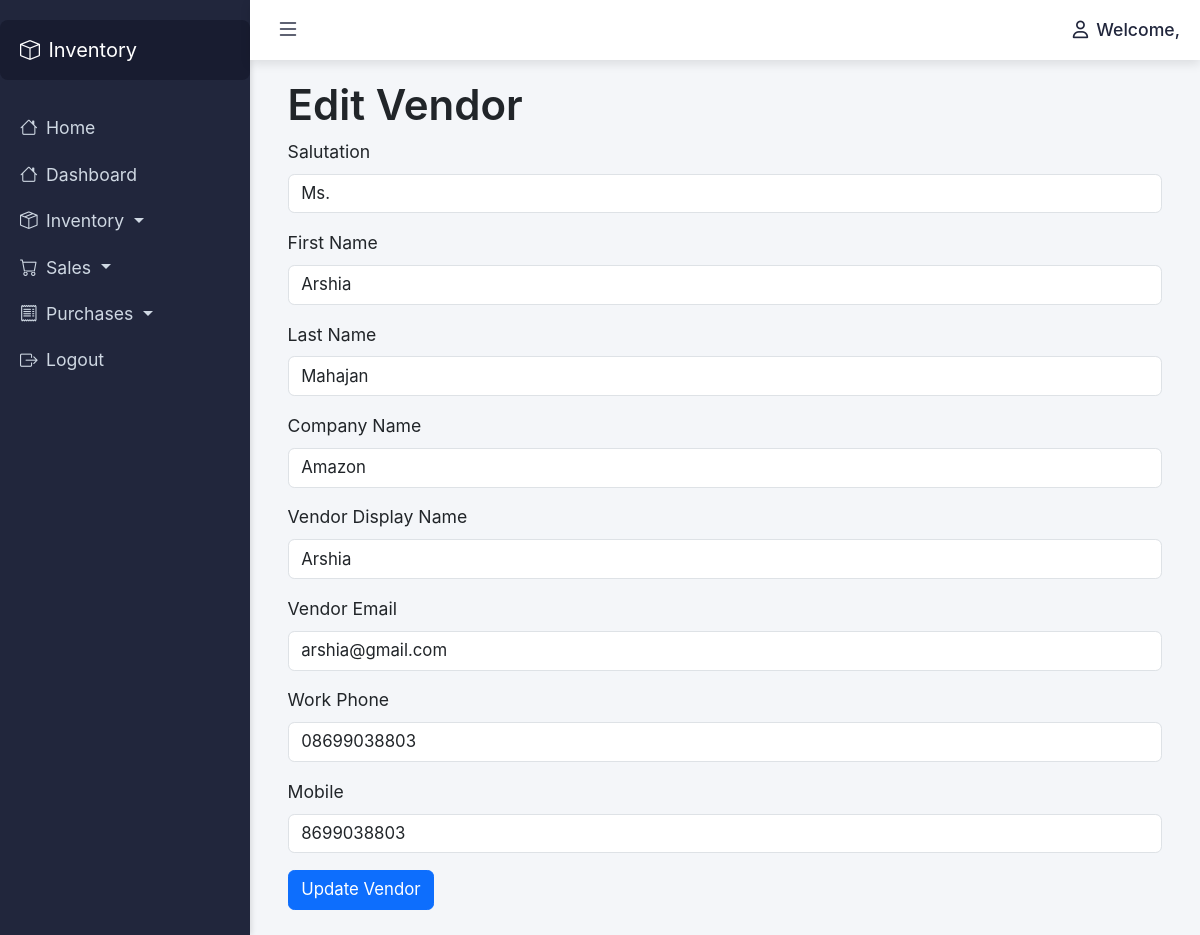
Screenshot of /vendors/edit/3/ with the database file from the repository.
### dashboard/models.py (models this page shows)
class Vendor(models.Model):
    salutation = models.CharField(max_length=10, null=True)
    first_name = models.CharField(max_length=50)
    last_name = models.CharField(max_length=50)
    company_name = models.CharField(max_length=100)
    vendor_display_name = models.CharField(max_length=100, null=True)
    vendor_email = models.EmailField(max_length=100, unique=True)
    work_phone = models.CharField(max_length=20)
    mobile = models.CharField(max_length=20, null=True)

### dashboard/views.py (the view, shortened to what this page needs)
# urls.py: path('vendors/edit/<int:vendor_id>/', views.edit_vendor, name='edit_vendor'),  # Add this line
def edit_vendor(request, vendor_id):
    vendor = get_object_or_404(Vendor, id=vendor_id)
    return render(request, 'edit_vendor.html', {'vendor': vendor})  # Render the edit form

### dashboard/templates/edit_vendor.html (shortened to what this page needs)
{% extends 'base.html' %}
{% block content %}
    <h1>Edit Vendor</h1>
    <form method="POST" action="{% url 'edit_vendor' vendor.id %}">
        <div class="mb-3">
            <label for="salutation" class="form-label">Salutation</label>
            <input type="text" class="form-control" name="salutation" value="{{ vendor.salutation }}" required>
        </div>
        <div class="mb-3">
            <label for="first_name" class="form-label">First Name</label>
            <input type="text" class="form-control" name="first_name" value="{{ vendor.first_name }}" required>
        </div>
        <div class="mb-3">
            <label for="last_name" class="form-label">Last Name</label>
            <input type="text" class="form-control" name="last_name" value="{{ vendor.last_name }}" required>
        </div>
        <div class="mb-3">
            <label for="company_name" class="form-label">Company Name</label>
            <input type="text" class="form-control" name="company_name" value="{{ vendor.company_name }}" required>
        </div>
        <div class="mb-3">
            <label for="vendor_display_name" class="form-label">Vendor Display Name</label>
            <input type="text" class="form-control" name="vendor_display_name" value="{{ vendor.vendor_display_name }}">
        </div>
        <div class="mb-3">
            <label for="vendor_email" class="form-label">Vendor Email</label>
            <input type="email" class="form-control" name="vendor_email" value="{{ vendor.vendor_email }}" required>
        </div>
        <div class="mb-3">
            <label for="work_phone" class="form-label">Work Phone</label>
            <input type="text" class="form-control" name="work_phone" value="{{ vendor.work_phone }}" required>
        </div>
        <div class="mb-3">
            <label for="mobile" class="form-label">Mobile</label>
            <input type="text" class="form-control" name="mobile" value="{{ vendor.mobile }}">
        </div>
        <button type="submit" class="btn btn-primary">Update Vendor</button>
    </form>
{% endblock %}

### dashboard/templates/base.html (style rules this page uses)
body, html { height: 100%; margin: 0; font-family: Arial, sans-serif; background-color: #f4f6f9; font-size: 1.05rem; }
body { font-family: 'Inter', sans-serif; }
h1, h2, h3, h4, h5, h6 { font-weight: 600; }
:root { --bs-primary: #1a2b6d; }
:root { --bs-primary: #1a2b6d; --bs-accent: #4e73df; --bs-light: #f8f9fc; --bs-dark: #343a40; }
body { font-family: 'Inter', sans-serif; background-color: #f0f2f5; }

### rows the page displays
Vendor: salutation "Ms.", first_name "Arshia", last_name "Mahajan", company_name "Amazon", vendor_display_name "Arshia", vendor_email "arshia@gmail.com", work_phone "08699038803", mobile "8699038803"
